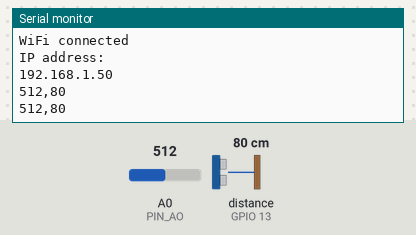
Recording of a sketch running on a simulated ESP8266 (NodeMCU). Parts: the last lines printed to the serial monitor. Wiring (inferred from the names in the program): ultrasonic range finder: trigger GPIO 12; echo GPIO 13. The inputs (shaded band) are chosen by the test bench; at power-on: distance to the obstacle (sensor on GPIO 13) 80 cm, A0 (PIN_AO) = 512. The echo pulse lasts 58.3 µs per cm; WiFi joins after 1.5 s; servers stay silent unless stated.

Above: at 3.2 s.
3.3 s: distance to the obstacle (sensor on GPIO 13) set to 4 cm
At 3.8 s:
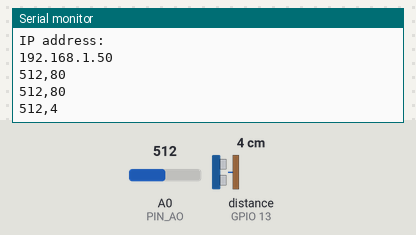
4.8 s: A0 (PIN_AO) set to 716
At 5.8 s:
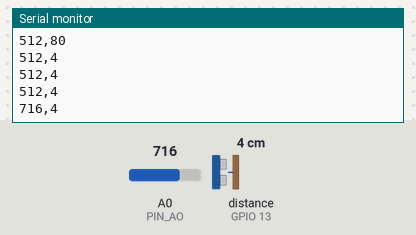
6.3 s: distance to the obstacle (sensor on GPIO 13) set to 9 cm
At 7.6 s:
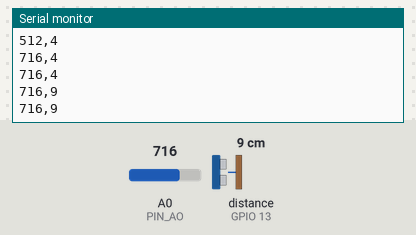
7.8 s: A0 (PIN_AO) set to 900
At 9.5 s:
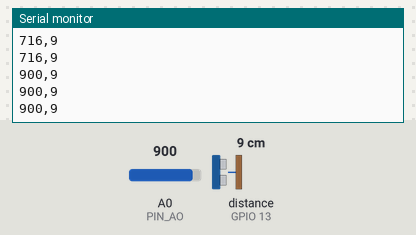
Timing chart, 0 to 10.3 s (numbered marks = the images above; inputs shaded):
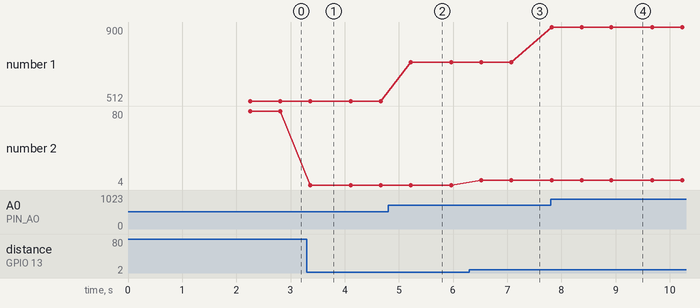

Measured:
- after the input at 3.3 s, the serial monitor: prints a new line after 0.06 s (image 1)
- after the input at 4.8 s, the serial monitor: prints a new line after 0.42 s (image 2)
- after the input at 6.3 s, the serial monitor: prints a new line after 0.22 s (image 3)
- after the input at 7.8 s, the serial monitor: prints a new line at once (image 4)
- plotted number 1: 512 → 716 after the input at 4.8 s, 716 → 900 after the input at 7.8 s
- plotted number 2: 80 → 4 after the input at 3.3 s, 4 → 9 after the input at 6.3 s

The sketch:

Car.ino
```cpp
#include <ESP8266WiFi.h>

#define PIN_AO A0
const int trig=12;//D6
const int echo=13;//D7

#define Car_VCC 4
#define Car_GND 5

/*WiFi Config*/
const char *ssid = "Nokia7";//这里是我的wifi，你使用时修改为你要连接的wifi ssid
const char *password = "123456789@";//你要连接的wifi密码
const char *host = "192.168.43.70";//修改为你建立的Server服务端的IP地址
WiFiClient client;
const int tcpPort = 2018;//修改为你建立的Server服务端的端口号


long IntervalTime=0;

void setup() {

  pinMode(echo,INPUT);
  pinMode(trig,OUTPUT);
  pinMode(Car_VCC, OUTPUT);
  pinMode(Car_GND, OUTPUT);
  Serial.begin(9600);
  WiFiConfig();
  delay(500);
}

void loop()
{

    while (!client.connected())//几个非连接的异常处理
    {
        if (!client.connect(host, tcpPort))
        {
            Serial.println("connection....");
            //client.stop();
            delay(500);

        }
    }

    while (client.available())//available()同ARDUINO，不解释了
    {

      client.write("Hello");
      delay(2000);
    }


     int dis=Distance();
     //使用超声波传感器 测距，控制行进距离
     if(dis>3)
     {
      digitalWrite(Car_VCC,HIGH);
      digitalWrite(Car_GND,LOW);
      //土壤 analogRead(PIN_AO)
      //超声波距离 dis
      //时间自己做DateTime.Now
      //id根据超声波距离判断
      String data=(String)analogRead(PIN_AO);
      data.concat(",");
      data.concat((String)dis);


      client.println(data);
      Serial.println(data);
      data="";
     }

      delay(500);
}


int Distance()
{
    digitalWrite(trig,HIGH);
    delayMicroseconds(15);
    digitalWrite(trig,LOW);
    IntervalTime=pulseIn(echo,HIGH);
    //单位是CM
    float S=IntervalTime/58.00;
    int s1=(int)S;
    S=0;IntervalTime=0;
    delay(50);
    return s1;
}

void WiFiConfig()
{
    Serial.print("Connecting to ");//写几句提示，哈哈
    Serial.println(ssid);

    WiFi.begin(ssid, password);

    while (WiFi.status() != WL_CONNECTED)//WiFi.status() ，这个函数是wifi连接状态，返回wifi链接状态
                                         //这里就不一一赘述它返回的数据了，有兴趣的到ESP8266WiFi.cpp中查看
    {
        delay(500);
        Serial.print(".");
    }//如果没有连通向串口发送.....

    Serial.println("");
    Serial.println("WiFi connected");
    Serial.println("IP address: ");
    Serial.println(WiFi.localIP());//WiFi.localIP()返回8266获得的ip地址

}
```
